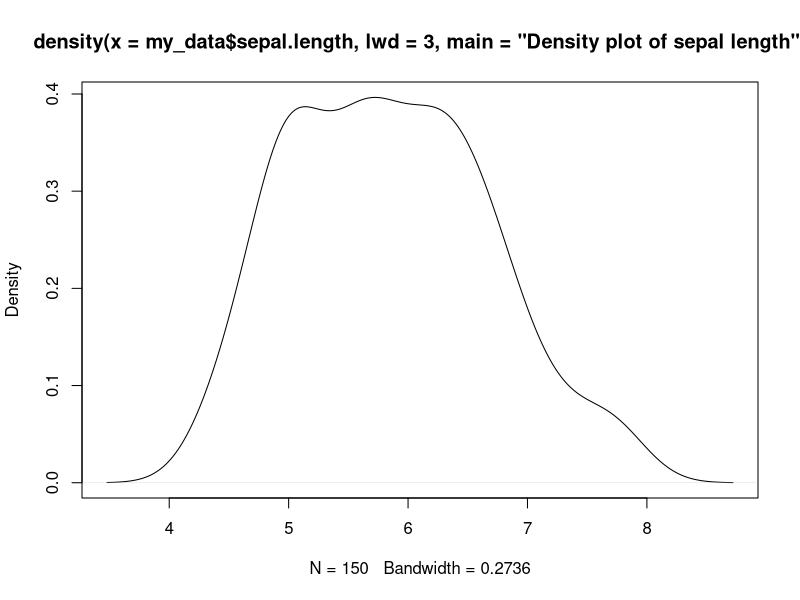
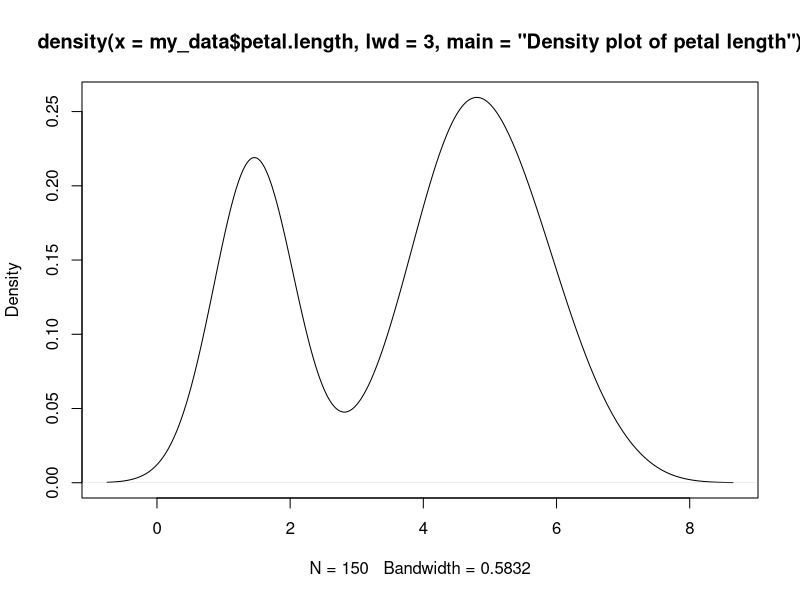
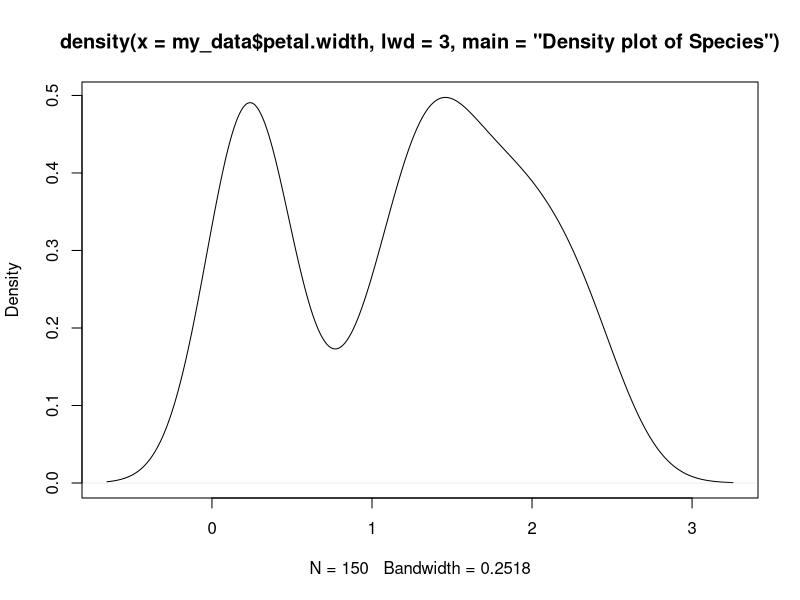
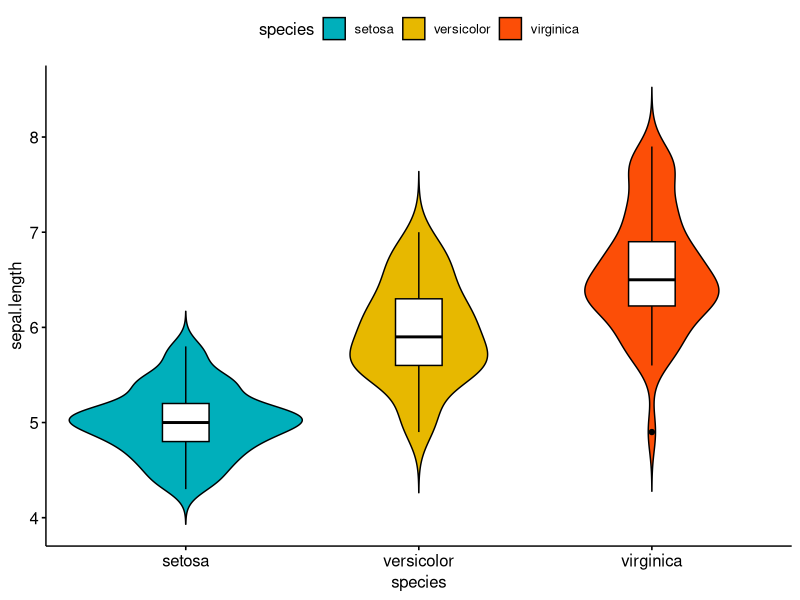
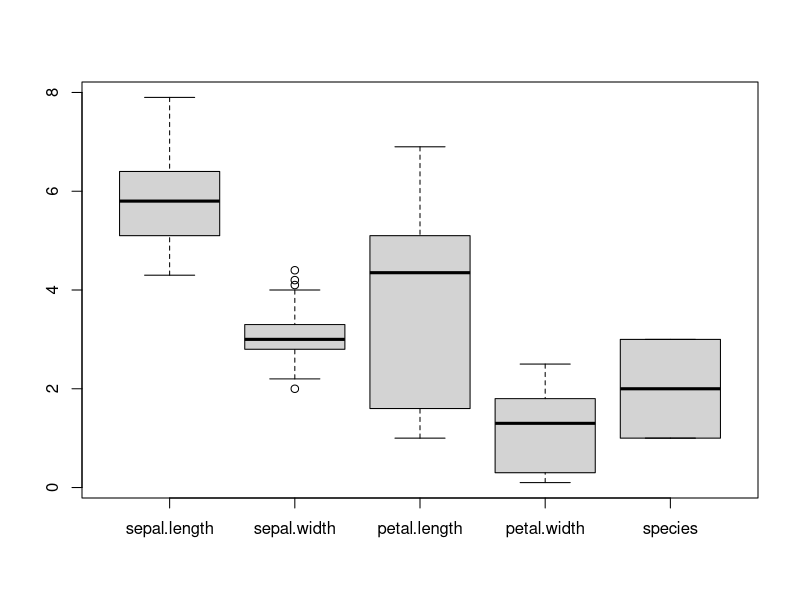
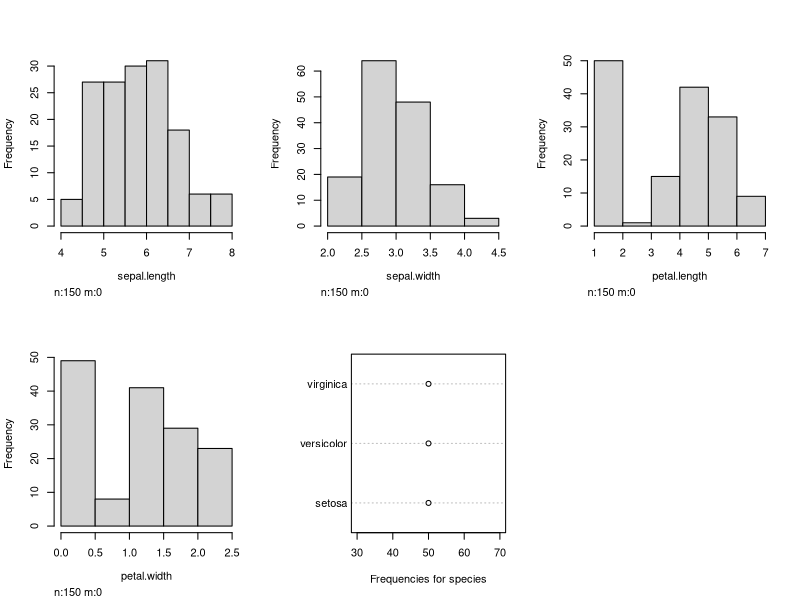
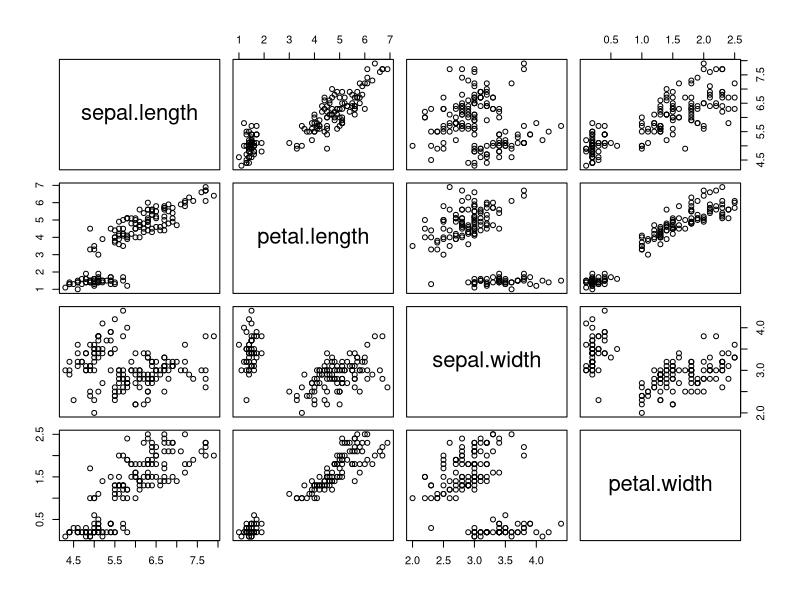

Generate these figures, in order, with R:
## ---- chunk 1
knitr::opts_chunk$set(echo = TRUE)
## ---- chunk 2
library(dplyr)
library(rio)
library(Hmisc)
library(ggpubr)
my_data=data.frame(iris)
colnames(my_data)=tolower(make.names(colnames(my_data)))
attach(my_data)

## ---- chunk 3
levels(my_data$species)
str(my_data)
head(my_data)
summary(my_data)
dim(my_data)

## ---- chunk 4
plot(density(my_data$sepal.length,lwd=3,main="Density plot of sepal length"))
plot(density(my_data$petal.length, lwd=3, main = "Density plot of petal length"))
plot(density(my_data$petal.width, lwd=3, main = "Density plot of Species"))
## ---- chunk 5
setosa = filter(my_data, species == "setosa")
virginica = filter(my_data, species == "virginica")
versicolor = filter(my_data, species == "versicolor")
count(setosa)


select(my_data, sepal.length, sepal.width)%>%
  filter(species == "virginica" & sepal.length <6 & sepal.width <=2.7 )
## ---- chunk 6
my_data %>%
  group_by(species) %>%
  summarise (
  mean_petal_length =  mean(petal.length),
  mean_sepal_length = mean(sepal.length),
  median_sepal_width = median(sepal.width),
  median_pedal_width = median(petal.width))
## ---- chunk 7
plot_species = ggviolin(my_data, x="species" , y="sepal.length", fill = "species", palette = c("#00AFBB", "#E7B800", "#FC4E07"), add = "boxplot" , add.params = list(fill='white'))
plot_species
## ---- chunk 8
boxplot(my_data)
hist(my_data)
## ---- chunk 9
some.mydata = subset(my_data, select = c("sepal.length", "petal.length", "sepal.width","petal.width"))
plot(some.mydata)
cor(some.mydata)
xx = rcorr(as.matrix(some.mydata))
xx
